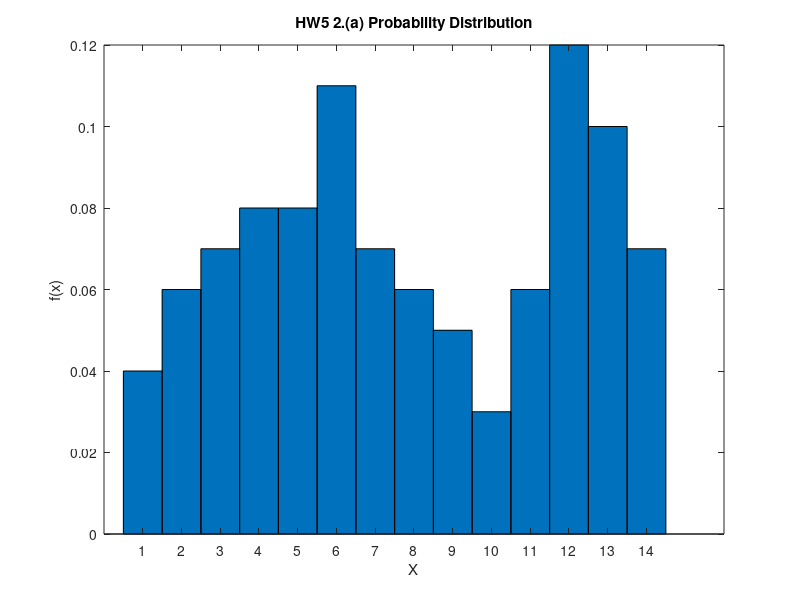

Recreate this plot in MATLAB.
% HW_5 2.(a)

% f(x) versus X(dicrete)
X = 1:14;
f_x = [0.04, 0.06, 0.07, 0.08, 0.08, 0.11, 0.07, 0.06, 0.05, 0.03, 0.06, 0.12, 0.10, 0.07];
figure('name','2.(a) f(x) versus X','NumberTitle','off'); 
bar(X, f_x, 'BarWidth',1);

%decoration
title('HW5 2.(a) Probability Distribution'); 
xlabel('X');  
ylabel('f(x)');
